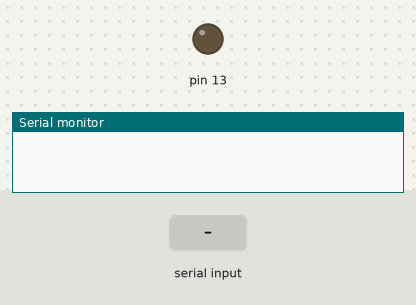
This sketch was run on a simulated Arduino Uno, built with avr-gcc and run on an emulated ATmega328P. On the bench: output pins drawn as LEDs (lit = HIGH), the last lines printed to the serial monitor. The inputs (shaded band) are chosen by the test bench.

Above: at 1.2 s.
1.3 s: "1\n" received over Serial
At 2.5 s:
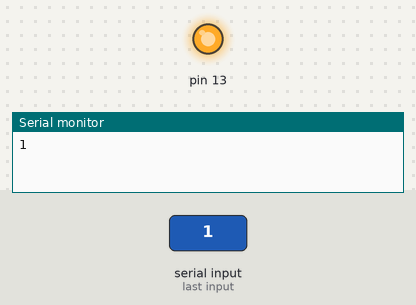
2.8 s: "0\n" received over Serial
At 3.7 s:
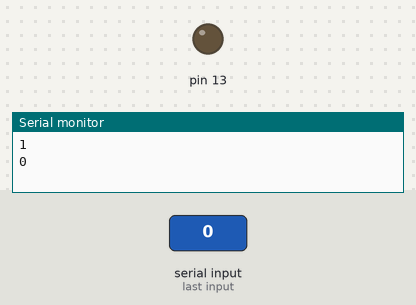
Timing chart, 0 to 5.8 s (numbered marks = the images above; inputs shaded):
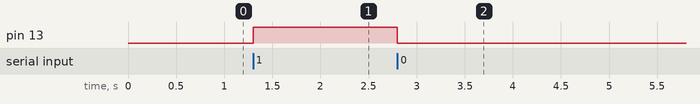

The sketch:

main.ino
```cpp
char value = 0;

void setup() {
    Serial.begin(9600);
    pinMode(13, OUTPUT);
}

void loop() {
    if (Serial.available() > 0) {
        value = Serial.read();
        Serial.print(value);
        Serial.print("\n");
        if (value == '1') {
            digitalWrite(13, HIGH);
        }

        else if (value == '0') {
            digitalWrite(13, LOW);
        }
    }
}
```

Measured:
- after the input at 1.3 s, pin 13: LOW → HIGH at once
- after the input at 2.8 s, pin 13: HIGH → LOW at once
